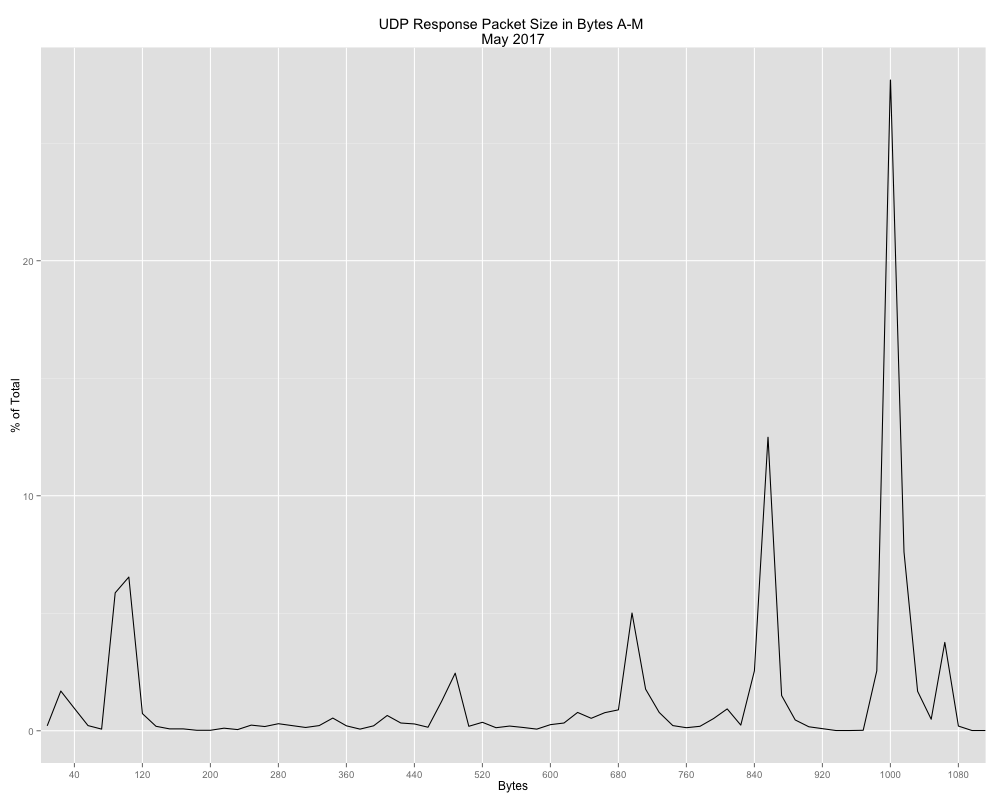

Here is the R script that generated this plot:
#!/usr/bin/env Rscript --vanilla
##  The file is part of the RSSAC002 Graphing API.
##
##  The RSSAC002 Graphing API is free software: you can redistribute it and/or modify
##  it under the terms of the GNU General Public License as published by
##  the Free Software Foundation, either version 3 of the License, or
##  (at your option) any later version.
##
##  The RSSAC002 Graphing API is distributed in the hope that it will be useful,
##  but WITHOUT ANY WARRANTY; without even the implied warranty of
##  MERCHANTABILITY or FITNESS FOR A PARTICULAR PURPOSE. See the
##  GNU General Public License for more details.
##
##  You should have received a copy of the GNU General Public License
##  along with this program. If not, see <http://www.gnu.org/licenses/>.
##
##  Copyright (C) 2017, Andrew McConachie, <[email redacted]>
options(warn=1)
source('../rssac002.R') ## Include our RSSAC002 API
library(ggplot2) ## Our graphing library

letters <- 'A-M'
startDate <- '2017-05-01'
endDate <- '2017-06-01'

udpP <- unlist(perc(metricsByDate('..', letters, startDate, endDate, c('traffic-sizes', 'udp-response-sizes'))), use.names=FALSE)
udpP <- udpP[!udpP == 0]

sizes <- seq(8, by=16, along.with=udpP)
ticksX <- sizes[sizes %% 10 == 0]

udpF <- data.frame(perc=udpP, size=sizes)

png(filename='ex14.png', width=1000, height=800)
ggplot() + labs(title='UDP Response Packet Size in Bytes A-M \nMay 2017', y='% of Total', x='Bytes') +
    geom_line(data = udpF, aes(x = size, y=perc)) + scale_x_discrete(limits=ticksX)




